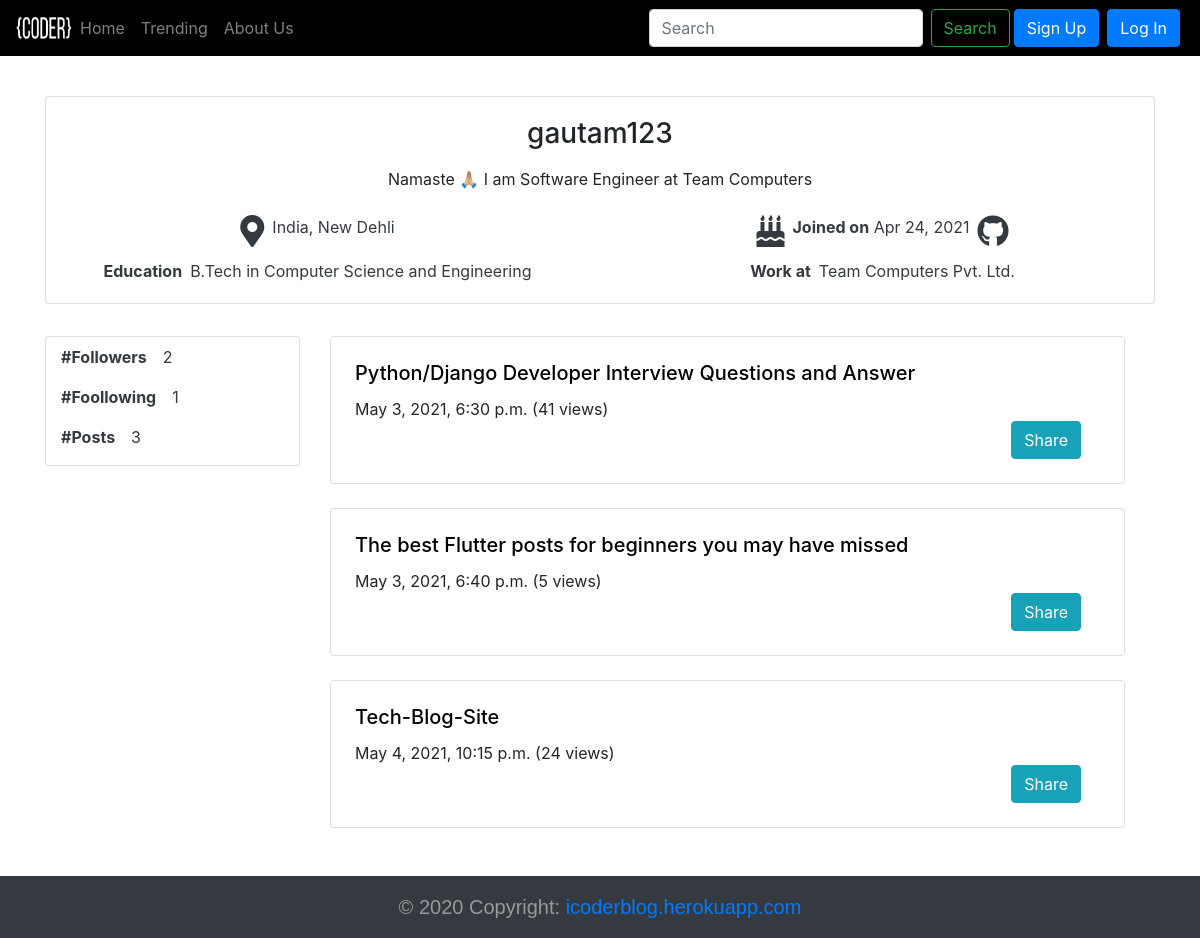
/user_profile/gautam123, run on the app's committed database.
### blog/models.py (models this page shows, shortened)
class UserDetails(models.Model):
    user = models.ForeignKey(User,on_delete=models.CASCADE)
    work_at = models.CharField(max_length=150,default="Team Computers Pvt. Ltd.")
    location = models.CharField(max_length=50,default="India, New Dehli")
    education = models.CharField(max_length=100,default="B.Tech in Computer Science and Engineering")
    descripation = models.CharField(max_length=150,default="Namaste 🙏🏼 I am Software Engineer at Team Computers")
    github_url  = models.URLField(default="https://github.com/")

class Blogpost(models.Model):
    post_id = models.AutoField(primary_key=True)
    user = models.ForeignKey(User,on_delete=models.CASCADE,verbose_name='username')
    title = models.CharField(max_length=100)
    contant = models.TextField(max_length=5000)
    pub_date = models.DateTimeField(auto_now_add=True)
    view = models.IntegerField(default=0)
    IMG_url = models.CharField(max_length=250,default='')
    public = models.BooleanField(default=True)

### blog/views.py (the view)
# urls.py: path("user_profile/<str:username>",views.user_profile,name="UserProfile"),
def user_profile(request,username):
    try:
        user = User.objects.get(username=username)
    except:
        messages.error(request,"User Does Not Exist")
        return redirect("/")
    try:
        f_user = FollowUser.objects.get(user=request.user,following=user)
        user_following = True
    except:
        user_following = False
    user_details = UserDetails.objects.get(user=user)
    blogs = Blogpost.objects.filter(user=user)
    blogs_count = Blogpost.objects.filter(user=user).count()
    followers = FollowUser.objects.filter(following=user)
    following = FollowUser.objects.filter(user=user)
    followers_count = FollowUser.objects.filter(following=user).count()
    following_count = FollowUser.objects.filter(user=user).count()
    savedBlogs_count = SavedBlogs.objects.filter(user=user).count()
    data = {'user':user,'user_details':user_details,'blogs':blogs,'followers':followers,'following':following,'followers_count':followers_count,'following_count':following_count,'savedBlogs_count':savedBlogs_count,'user_following':user_following,'blogs_count':blogs_count}
    return render(request,'blog/user_profile.html',data)

### templates/blog/user_profile.html (shortened to what this page needs)
{% extends 'base.html' %}
{%load static %}
{% block body %}
<div class="container" style="margin-top:6em; ">
    <div class="card p-1">
        <div class="row">
            <div class="col-xl-12 col-md-12 col-12 d-flex justify-content-center mt-2">
                <h3>{{user.username}}</h3>
            </div>
            <div class="col-xl-12 col-md-12 col-12 d-flex justify-content-center mt-2">
                <p>{{user_details.descripation}}</p>
            </div>
            <div class="col-xl-6 col-md-6 col-12  d-flex justify-content-center mt-2 text-dark">
                <i class="mb-1 fas fa-map-marker-alt fa-2x"></i><span class="ml-2">{{user_details.location}}</span>
            </div>
            <div class="col-xl-6 col-md-6 col-12 d-flex justify-content-center mt-2 text-dark">
                <i class="mb-1 fas fa-birthday-cake fa-2x"></i><span class="ml-2"><b>Joined on</b>
                    {{user_details.user.date_joined|date:"M d, Y" }}</span>
                <a href="{{user_details.github_url}}" target="_blank"><i
                        class="text-dark fab fa-github fa-2x ml-2"></i></a>
            </div>
            <div class="col-xl-6 col-md-6 col-12 d-flex justify-content-center mt-2 text-dark">
                <b>Education</b>
                <p class="ml-2">{{user_details.education}}</p>
            </div>
            <div class="col-xl-6 col-md-6 col-12 d-flex justify-content-center mt-2 text-dark">
                <b>Work at</b>
                <p class="ml-2">{{user_details.work_at}}</p>
            </div>
        </div>
    </div>
    <div class="row mt-2">
        <div class="col-xl-3 col-md-3 col-12 mt-4">
            <div class="card">
                <div class="col-12">
                    <a style="text-decoration:none; cursor:pointer;" class="text-dark" data-toggle="modal" data-target="#Followers">
                        <p class="mt-2"><b class="mr-3">#Followers</b>{{followers_count}}</p>
                    </a>
                    <a  style="text-decoration:none;cursor:pointer;" class="text-dark" data-toggle="modal" data-target="#Foollowing">
                        <p class="mt-2"><b class="mr-3">#Foollowing</b>{{following_count}}</p>
                    </a>
                    {% if request.user != user %}
                    <a style="text-decoration:none;" class="text-dark">
                        <p class="mt-2"><b class="mr-3">#Posts</b>{{blogs_count}}</p>
                    </a>
                    {% endif %}
                </div>
            </div>
        </div>
        <div class="col-xl-9 col-md-9 col-12 row">
            {% for post in blogs %}
            <div class="col-xl-12 col-md-12 col-12 mt-4">
                <div class="card p-1">
                    <div class="card-body">
                        <a href="{% url 'blogpost' post.post_id %}" style="text-decoration:none;color: black;">
                            <h5 class="card-title">{{post.title}}</h5>
                        </a>
                        <span>{{post.pub_date}} ({{post.view}} views)</span>
                        <div class="col-xl-12 col-md-12 col-12 d-flex justify-content-end">
                            {% include "blog/share.html" %}
                        </div>
                    </div>
                </div>
            </div>
            {% endfor %}
        </div>
    </div>
</div>
{% endblock body %}

### templates/blog/share.html (shortened to what this page needs)
<button type="button" class="btn mx-1 btn-info" data-toggle="modal" data-target="#myModal">Share</button>

### data on the page
UserDetails: descripation "Namaste 🙏🏼 I am Software Engineer at Team Computers", location "India, New Dehli", user.date_joined "Apr 24, 2021", education "B.Tech in Computer Science and Engineering", work_at "Team Computers Pvt. Ltd."
Blogpost: title "Python/Django Developer Interview Questions and Answer", pub_date "May 3, 2021, 6:30 p.m.", view "41"
Blogpost: title "The best Flutter posts for beginners you may have missed", pub_date "May 3, 2021, 6:40 p.m.", view "5"
Blogpost: title "Tech-Blog-Site", pub_date "May 4, 2021, 10:15 p.m.", view "24"

### other printed values
{{ user.username }} "gautam123"
{{ followers_count }} "2"
{{ following_count }} "1"
{{ blogs_count }} "3"
